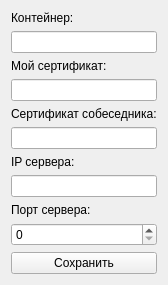
<?xml version="1.0" encoding="UTF-8"?>
<ui version="4.0">
 <class>SettingsWindow</class>
 <widget class="QWidget" name="SettingsWindow">
  <property name="geometry">
   <rect>
    <x>0</x>
    <y>0</y>
    <width>167</width>
    <height>266</height>
   </rect>
  </property>
  <property name="windowTitle">
   <string>Настройки</string>
  </property>
  <layout class="QVBoxLayout" name="verticalLayout">
   <item>
    <widget class="QLabel" name="label">
     <property name="text">
      <string>Контейнер:</string>
     </property>
    </widget>
   </item>
   <item>
    <widget class="QLineEdit" name="txtContainer"/>
   </item>
   <item>
    <widget class="QLabel" name="label_2">
     <property name="text">
      <string>Мой сертификат:</string>
     </property>
    </widget>
   </item>
   <item>
    <widget class="QLineEdit" name="txtMyCert"/>
   </item>
   <item>
    <widget class="QLabel" name="label_5">
     <property name="text">
      <string>Сертификат собеседника:</string>
     </property>
    </widget>
   </item>
   <item>
    <widget class="QLineEdit" name="txtInterlocutorCert"/>
   </item>
   <item>
    <widget class="QLabel" name="label_3">
     <property name="text">
      <string>IP сервера:</string>
     </property>
    </widget>
   </item>
   <item>
    <widget class="QLineEdit" name="txtIp"/>
   </item>
   <item>
    <widget class="QLabel" name="label_4">
     <property name="text">
      <string>Порт сервера:</string>
     </property>
    </widget>
   </item>
   <item>
    <widget class="QSpinBox" name="sbPort">
     <property name="maximum">
      <number>65535</number>
     </property>
    </widget>
   </item>
   <item>
    <widget class="QPushButton" name="btnSave">
     <property name="text">
      <string>Сохранить</string>
     </property>
    </widget>
   </item>
  </layout>
 </widget>
 <layoutdefault spacing="6" margin="11"/>
 <resources/>
 <connections/>
</ui>
